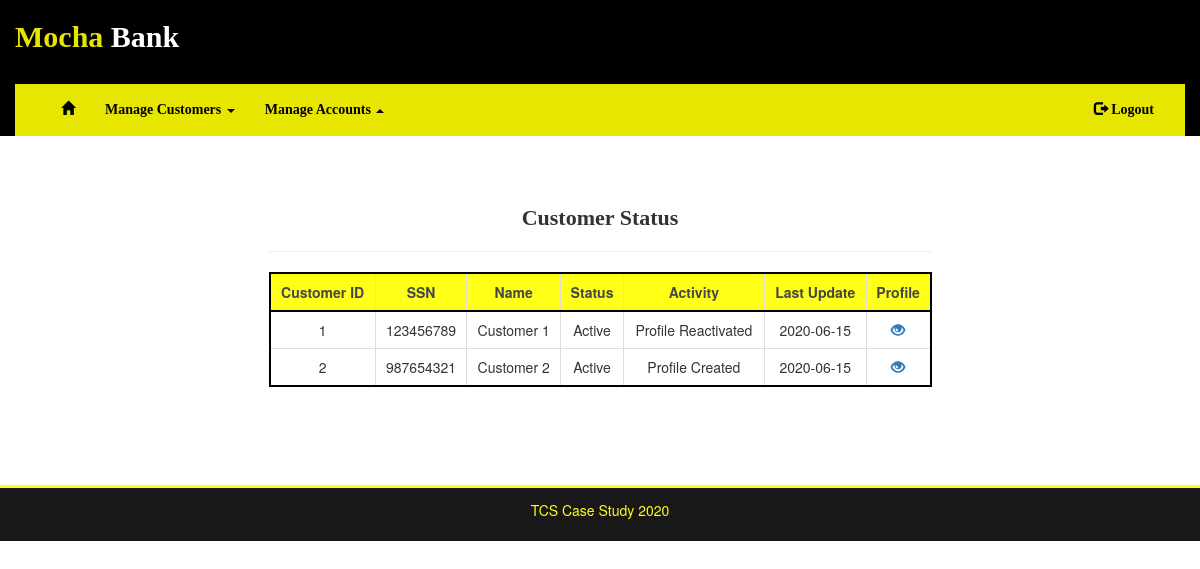
Screenshot of /customer/status (signed in) with the database file from the repository.
### bank/models.py (models this page shows)
class Customer(db.Model):
    cust_id = db.Column(db.Integer, primary_key=True)
    cust_ssn = db.Column(db.Integer, index=True, unique=True)
    cust_name = db.Column(db.String(20), index=False, unique=False)
    cust_age = db.Column(db.Integer, index=False, unique=False)
    cust_addr1 = db.Column(db.Text, index=False, unique=False)
    cust_addr2 = db.Column(db.Text, index=False, unique=False, nullable=True)
    cust_city = db.Column(db.String(20), index=False, unique=False)
    cust_state = db.Column(db.String(20), index=False, unique=False)
    cust_last_update = db.Column(db.Date, index=False, unique=False)
    cust_status = db.Column(db.String(20), index=False, unique=False)
    cust_message = db.Column(db.String(20), index=False, unique=False)
    account = db.relationship('Account', backref='customer')

### bank/routes.py (the view)
@app.route('/customer/status')
@login_required
def customer_status():
    if current_user.role == 'teller':
        return redirect(url_for('error_403'))
    customers = db.session.query(Customer).all()
    return render_template('customer_status.html', page='customer_status', customers=customers)

### bank/models.py (called while the page is built)
@login.user_loader
def load_user(id):
    return db.session.query(Login).filter(Login.id==int(id)).first()

### bank/templates/customer_status.html
{% extends 'base.html' %}
{% block nav %}
    {% include 'includes/customer_nav.html' %}
{% endblock %}
{% block content %}
    <h4 class="text-center" style="font:bold 22px Impact">Customer Status</h4>
    <hr>
    <div class="table-responsive">
        <table class="table table-hover table-bordered text-center" style="border:2px solid black">
            <tr style="background-color: yellow;opacity: 0.9;border:2px solid black">
                <th>Customer ID</th><th>SSN</th><th>Name</th><th>Status</th><th>Activity</th><th>Last Update</th><th>Profile</th>
                {% for customer in customers %}
                    <tr><td>{{customer.cust_id}}</td>
                    <td>{{customer.cust_ssn}}</td>
                    <td>{{customer.cust_name}}</td>
                    <td>{{customer.cust_status}}</td>
                    <td>{{customer.cust_message}}</td>
                    <td>{{customer.cust_last_update}}</td>
                    <td><a href="{{ url_for('delete_customer', cust_ssn=customer.cust_ssn, cust_id=customer.cust_id) }}"><span class="glyphicon glyphicon-eye-open text-primary"></span></a></td></tr>
                {% endfor %}
            </tr>
        </table>
    </div>
    <br>
{% endblock %}

### bank/templates/base.html (style rules this page uses)
a { color:black; }
th { text-align: center; }

### rows the page displays
Customer: cust_id "1", cust_ssn "123456789", cust_name "Customer 1", cust_status "Active", cust_message "Profile Reactivated", cust_last_update "2020-06-15"
Customer: cust_id "2", cust_ssn "987654321", cust_name "Customer 2", cust_status "Active", cust_message "Profile Created", cust_last_update "2020-06-15"
